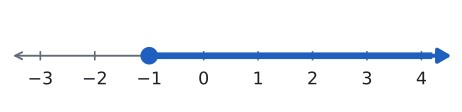

The script that drew this image:
import sys; sys.path.insert(0, "tools")
from cizim import *

# Alıştırma Soru 3: −1 dahil, sağa doğru sonsuza giden küme.
LO, HI = -3, 4
fig, ax = sekil(6, 1.3)
sayi_dogrusu(ax, LO, HI)
ax.hlines(0, -1, HI + 0.2, color=MAVI, lw=5, zorder=3)
ax.annotate("", xy=(HI + 0.6, 0), xytext=(HI + 0.1, 0), arrowprops=dict(arrowstyle="-|>,head_width=0.35,head_length=0.6", color=MAVI, lw=3), zorder=4)
ax.plot(-1, 0, "o", color=MAVI, markerfacecolor=MAVI, markersize=11, mew=2.2, zorder=5)
kaydet(fig, __file__)
